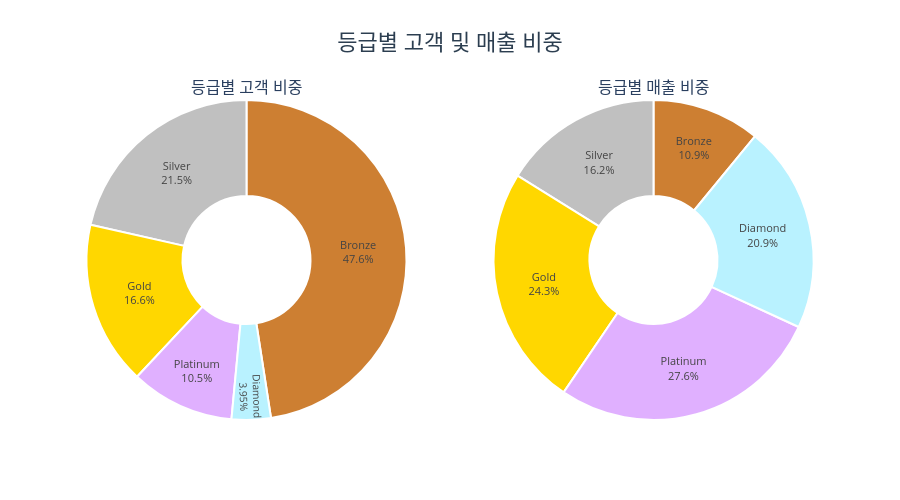

Notebook source saved alongside this figure:
### Code cell
color_map={'Bronze':'#CD7F32','Silver':'#C0C0C0','Gold':'#FFD700',
           'Platinum':'#E0B0FF','Diamond':'#B9F2FF'}
fig=make_subplots(rows=1,cols=2,
    subplot_titles=['등급별 고객 비중','등급별 매출 비중'],
    specs=[[{'type':'pie'},{'type':'pie'}]])
for col,value_col in enumerate(['고객 비중(%)','상품매출 비중(%)'],1):
    fig.add_trace(go.Pie(labels=grade['등급'],values=grade[value_col],
        marker=dict(colors=[color_map[g] for g in grade['등급']],
                    line=dict(color='white',width=2)),
        textinfo='label+percent',textposition='inside',
        textfont=dict(size=11),showlegend=False,hole=0.4,sort=False),row=1,col=col)
fig.update_layout(title=dict(text='등급별 고객 및 매출 비중',
    font=dict(size=22,color='#2c3e50'),x=0.5,xanchor='center'),
    height=500,plot_bgcolor='white')
fig

### Figure 1 — Plotly figure (JSON) as saved in the notebook; plotly's stock layout.template omitted (floating-point values rounded to 4 significant figures)
{"data": [{"domain": {"x": [0.0, 0.45], "y": [0.0, 1.0]}, "hole": 0.4, "labels": ["Bronze", "Silver", "Gold", "Platinum", "Diamond"], "marker": {"colors": ["#CD7F32", "#C0C0C0", "#FFD700", "#E0B0FF", "#B9F2FF"], "line": {"color": "white", "width": 2}}, "showlegend": false, "sort": false, "textfont": {"size": 11}, "textinfo": "label+percent", "textposition": "inside", "type": "pie", "values": [47.55, 21.46, 16.55, 10.49, 3.95]}, {"domain": {"x": [0.55, 1.0], "y": [0.0, 1.0]}, "hole": 0.4, "labels": ["Bronze", "Silver", "Gold", "Platinum", "Diamond"], "marker": {"colors": ["#CD7F32", "#C0C0C0", "#FFD700", "#E0B0FF", "#B9F2FF"], "line": {"color": "white", "width": 2}}, "showlegend": false, "sort": false, "textfont": {"size": 11}, "textinfo": "label+percent", "textposition": "inside", "type": "pie", "values": [10.93, 16.17, 24.34, 27.61, 20.95]}], "layout": {"annotations": [{"font": {"size": 16}, "showarrow": false, "text": "등급별 고객 비중", "x": 0.225, "xanchor": "center", "xref": "paper", "y": 1.0, "yanchor": "bottom", "yref": "paper"}, {"font": {"size": 16}, "showarrow": false, "text": "등급별 매출 비중", "x": 0.775, "xanchor": "center", "xref": "paper", "y": 1.0, "yanchor": "bottom", "yref": "paper"}], "height": 500, "plot_bgcolor": "white", "title": {"font": {"color": "#2c3e50", "size": 22}, "text": "등급별 고객 및 매출 비중", "x": 0.5, "xanchor": "center"}}}
